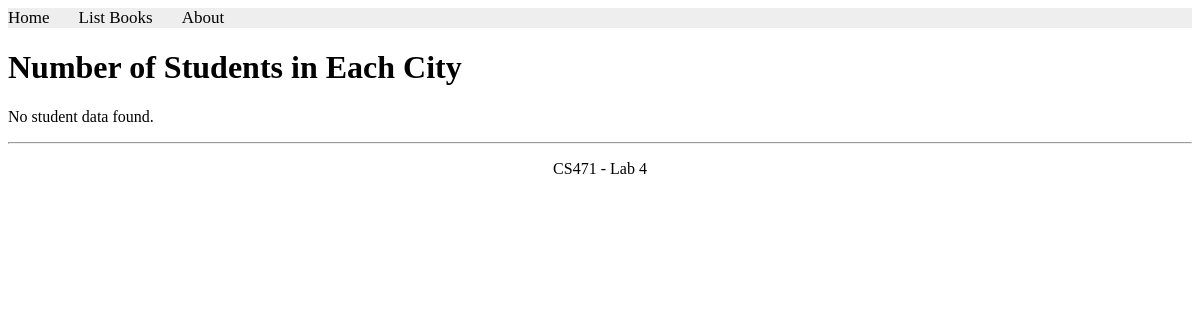
The app's page /books/lab8/task7, older data.
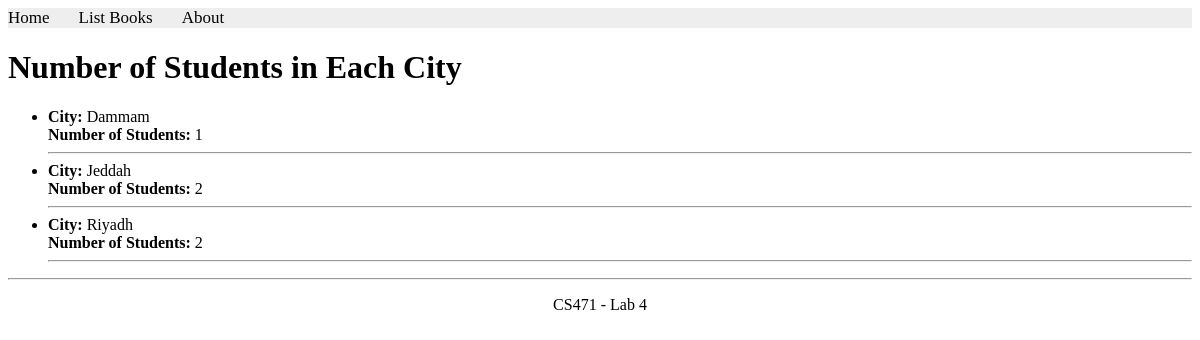
The same page, newer data.
### apps/bookmodule/models.py (models this page shows, shortened)
class Address(models.Model):
    city = models.CharField(max_length=100)

### apps/bookmodule/views.py (the view)
# urls.py: path('lab8/task7', views.lab8_task7, name="books.lab8_task7"),
def lab8_task7(request):
    students_per_city = Student.objects.values('address__city').annotate(total_students=Count('id'))
    return render(request, "bookmodule/lab8_task7.html", {'students_per_city': students_per_city})

### apps/templates/bookmodule/lab8_task7.html (shortened to what this page needs)
{% extends "layouts/base.html" %}
{% block content %}
<h1>Number of Students in Each City</h1>
{% if students_per_city %}
    <ul>
        {% for item in students_per_city %}
            <li>
                <strong>City:</strong> {{ item.address__city }} <br>
                <strong>Number of Students:</strong> {{ item.total_students }}
            </li>
            <hr>
        {% endfor %}
    </ul>
{% else %}
    <p>No student data found.</p>
{% endif %}
{% endblock content %}

Row changes from the older to the newer data that the page shows:
added Address: address__city "Dammam", total_students "1"
added Address: address__city "Jeddah", total_students "2"
added Address: address__city "Riyadh", total_students "2"
Text that changed along with them:
text no longer shown: "No student data found."
